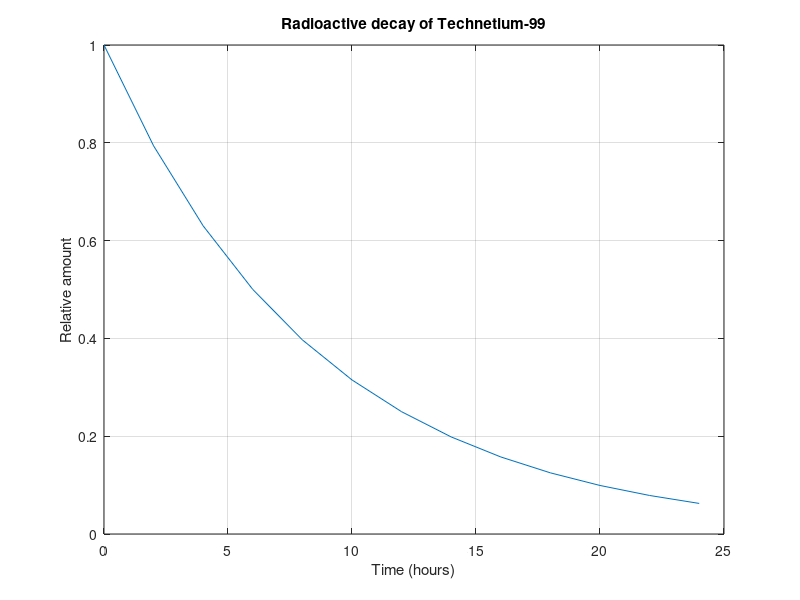

Write the MATLAB code that produced this figure.
% decay.m
% Script to calculate the radioactive decay of Technetium-99 
%
%
% Craig Warren, 10/09/2010

% Variable dictionary
% k      Decay constant
% t      Vector of time instances (hours)
% AA     Relative amount of Technetium-99

clear all;  % Clear the workspace
clc;  % Clear the command window

k = -0.1155;
t = 0:2:24;
AA = exp(k.*t);
disp(['After 24 hrs A/A0 of Technetium-99 is: ' ...
    num2str(AA(end))]);
plot(t,AA), grid on, xlabel('Time (hours)'), ...
    ylabel('Relative amount'), ...
    title('Radioactive decay of Technetium-99')